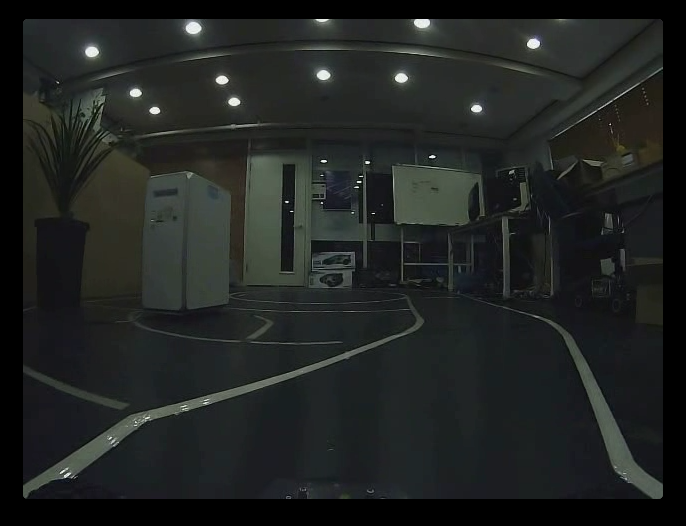
#> input picture src/study/ex_codes/opencv_ex/sample.png, 686 x 526 px
$ python line.py
#> lines starting #> are read from the running program, lines starting #| are printed output that depends on the picture; after the words box and inside, x2 and y2 are one past the last pixel; in counts of white or black regions, pixels touching at a corner belong together
import cv2
import numpy as np

image = cv2.imread('sample.png')
#> image is the input picture: shape (526, 686, 3); mean B, G, R 34, 35.5, 32.5
hsv = cv2.cvtColor(image, cv2.COLOR_BGR2HSV)
#> hsv: shape (526, 686, 3); mean H, S, V 66.6, 32.7, 36.5

upper_white = np.array([255, 255, 255])
lower_white = np.array([0, 0, 70])

mask = cv2.inRange(hsv, lower_white, upper_white)
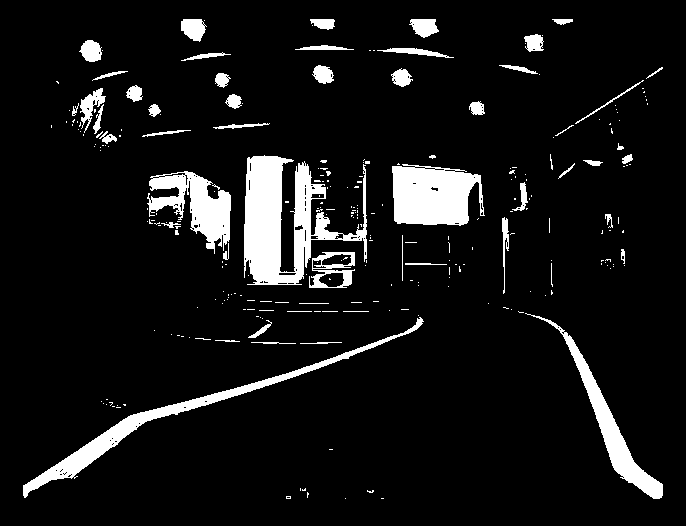
#> mask: shape (526, 686); 8.3% white; 272 white regions (218 under 20 px), largest, box (x1, y1, x2, y2) and area: (244, 155, 367, 285) 7387, (392, 164, 485, 226) 4452, (23, 317, 424, 498) 4110

cv2.imshow('line', mask)

cv2.waitKey(10000)
